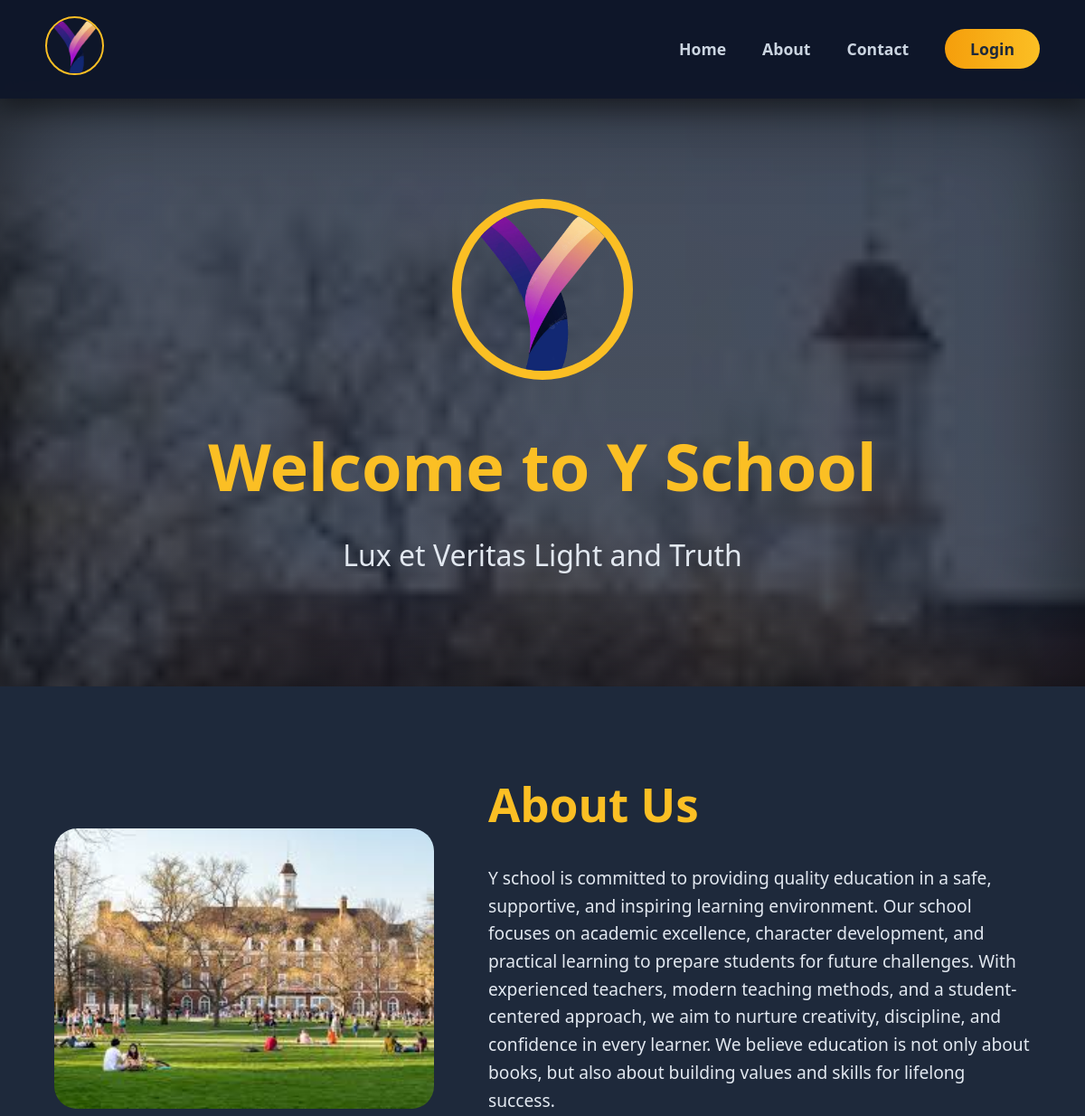
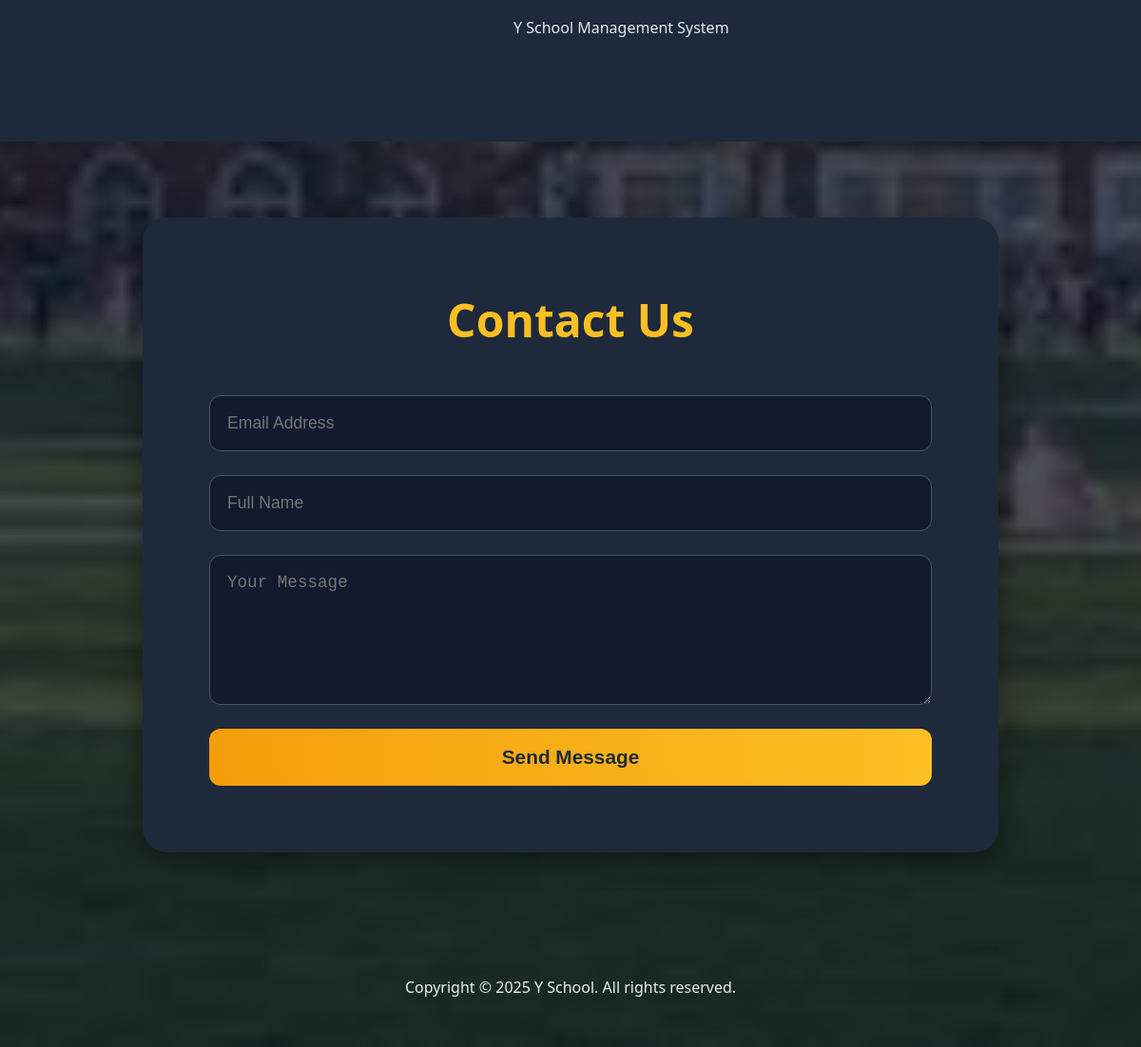
The page / on the database its author committed (2 pictures, top to bottom).
### tables this page shows
CREATE TABLE `setting` (
  `id` int(11) NOT NULL,
  `current_year` int(11) NOT NULL,
  `current_semester` varchar(11) NOT NULL,
  `school_name` varchar(100) NOT NULL,
  `slogan` varchar(300) NOT NULL,
  `about` text NOT NULL
);

### data/setting.php (called while the page is built)
<?php
function getSetting($conn){
   $sql = "SELECT * FROM setting";
   $stmt = $conn->prepare($sql);
   $stmt->execute();
   if ($stmt->rowCount() == 1) {
     $settings = $stmt->fetch();
     return $settings;
   }else {
    return 0;
   }
}

### index.php (the view, shortened to what this page needs)
<?php
include "DB_connection.php";
include "data/setting.php";
$setting = getSetting($conn);
if ($setting != 0) {
?>
<!DOCTYPE html>
<html lang="en">
<head>
<link rel="stylesheet" href="css/index.css">
</head>
<body class="home">
    <nav>
        <div class="logo">
            <img src="logo.png" alt="School Logo">
        </div>
        <ul>
            <li><a href="#">Home</a></li>
            <li><a href="#about">About</a></li>
            <li><a href="#contact">Contact</a></li>
            <li><a href="login.php" class="login-btn">Login</a></li>
        </ul>
    </nav>
      <div class="container">
    <section class="welcome">
        <img src="logo.png" alt="School Logo">
        <h1>Welcome to <?=$setting['school_name']?></h1>
        <p><?=$setting['slogan']?></p>
    </section>
        <section class="about" id="about">
            <img src="images.jpeg" alt="School Building">
            <div class="about-content">
                <h2>About Us</h2>
                <p><?=$setting['about']?></p>
                <p><small>Y School Management System</small></p>
            </div>
        </section>
        <section class="contact" id="contact">
            <h2>Contact Us</h2>
            <form method="post" action="req/contact.php">
                <input type="email" name="email" placeholder="Email Address" required>
                <input type="text" name="full_name" placeholder="Full Name" required>
                <textarea name="message" rows="6" placeholder="Your Message" required></textarea>
                <button type="submit">Send Message</button>
            </form>
        </section>
        <footer>
            Copyright &copy; <?=$setting['current_year']?> <?=$setting['school_name']?>. All rights reserved.
        </footer>
    </div>
</body>
</html>
<?php
} else {
    header("Location: login.php");
    exit;
}
?>

### css/index.css (style rules this page uses)
* { margin: 0; padding: 0; box-sizing: border-box; }
body { font-family: 'Segoe UI', Tahoma, Geneva, Verdana, sans-serif; background: #0f172a; color: #e2e8f0; line-height: 1.6; min-height: 100vh; }
body.home { padding-top: 100px; }
.container { background: linear-gradient( rgba(15, 23, 42, 0.75), rgba(15, 23, 42, 0.75) ), url('../images.jpeg') center / cover no-repeat fixed; }
nav { display: flex; align-items: center; background: rgba(15, 23, 42, 0.95); padding: 18px 50px; box-shadow: 0 10px 30px rgba(0,0,0,0.5); backdrop-filter: blur(12px); width: 100%; position: fixed; top: 0; left: 0; z-index: 999; }
nav .logo img { height: 65px; width: 65px; border-radius: 50%; border: 2px solid #fbbf24; object-fit: cover; }
nav ul { list-style: none; display: flex; gap: 40px; margin-left: auto; }
nav ul li a { text-decoration: none; color: #cbd5e1; font-weight: 600; font-size: 1.1rem; transition: color 0.3s ease; }
.login-btn { background: linear-gradient(to right, #f59e0b, #fbbf24); color: #1e293b !important; padding: 10px 28px; border-radius: 40px; font-weight: bold; transition: 0.3s; }
.welcome { color: #e2e8f0; width: 100%; text-align: center; padding: 120px 20px; box-shadow: inset 0 0 120px rgba(0,0,0,0.6); }
.welcome img { width: 200px; height: 200px; border-radius: 50%; border: 10px solid #fbbf24; margin-bottom: 30px; object-fit: cover; }
.welcome h1 { font-size: clamp(2.5rem, 6vw, 4.5rem); margin-bottom: 15px; color: #fbbf24; }
.welcome p { font-size: clamp(1.2rem, 3vw, 2rem); max-width: 900px; margin: auto; }
.about { width: 100%; background: #1e293b; padding: 90px 60px; display: flex; gap: 60px; align-items: center; flex-wrap: wrap; }
.about img { width: 100%; max-width: 420px; border-radius: 25px; object-fit: cover; }
.about-content { flex: 1; min-width: 280px; }
.about-content h2 { font-size: clamp(2rem, 5vw, 3.2rem); margin-bottom: 25px; color: #fbbf24; }
.about-content p { font-size: 1.2rem; margin-bottom: 15px; }
.contact { background: #1e293b; padding: 70px; border-radius: 25px; max-width: 900px; margin: 80px auto; box-shadow: 0 8px 30px rgba(0, 0, 0, 0.4); }
.contact h2 { text-align: center; font-size: clamp(2rem, 5vw, 3rem); margin-bottom: 40px; color: #fbbf24; }
.contact form { display: flex; flex-direction: column; gap: 25px; }
.contact input, .contact textarea { padding: 18px; background: rgba(15, 23, 42, 0.8); border: 1px solid #475569; border-radius: 12px; color: #e2e8f0; font-size: 1.1rem; }
.contact button { background: linear-gradient(to right, #f59e0b, #fbbf24); color: #1e293b; padding: 18px; border: none; border-radius: 12px; font-size: 1.3rem; font-weight: bold; cursor: pointer; transition: 0.3s; }
footer { text-align: center; padding: 50px; color: #eaecef; }

### rows shown on the page
setting: school_name "Y School", slogan "Lux et Veritas Light and Truth", about "Y school is committed to providing quality education in a safe, supportive, and inspiring learning environment. Our school focuses on academic excellence, character development, and practical learning to prepare students for future challenges. With experienced teachers, modern teaching methods, and a student-centered approach, we aim to nurture creativity, discipline, and confidence in every learner. We believe education is not only about books, but also about building values and skills for lifelong success.", current_year "2025"
